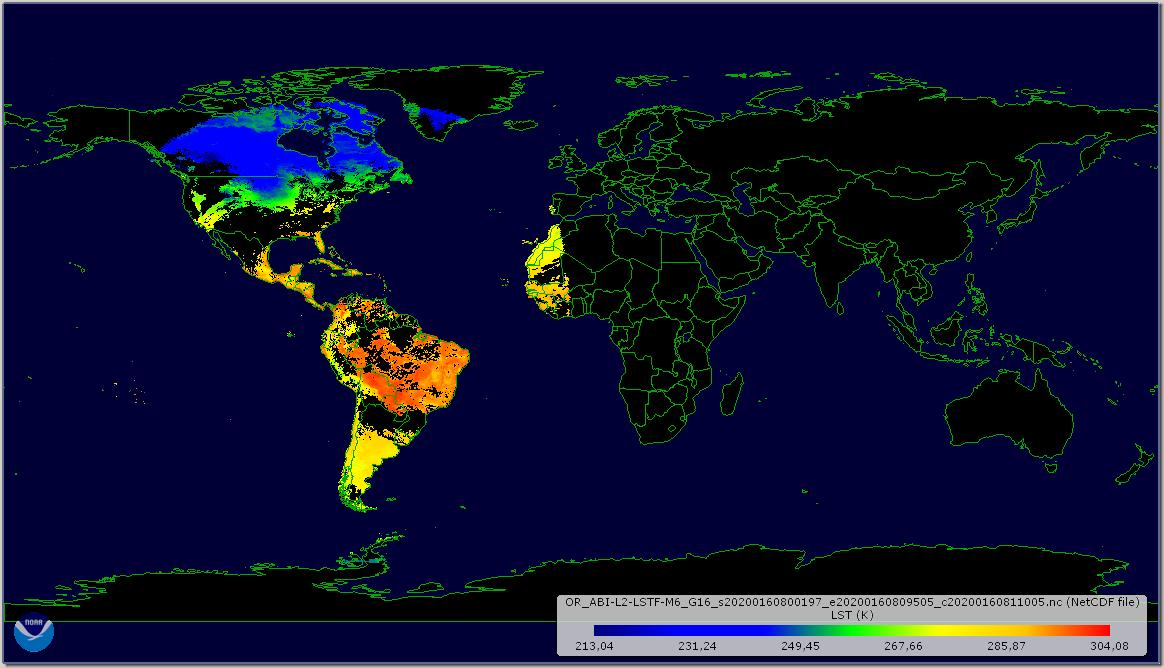
#> input picture Teste LSTF 16 6.jpg.jpg, 1164 x 668 px, found by its file name
$ jupyter execute --allow-errors Processamento_de_imagem.ipynb   (shell and % lines are left out)
#> lines starting #> are read from the running program, lines starting #| are printed output that depends on the picture
# Processamento de Imagens com Python

###**Instalando a biblioteca Pillow**

[cell 1]
import PIL

#### Verificando as versões instaladas

[cell 2]
print('Pillow Version:', PIL.__version__)

###Classe para fazer a manipulação de imagens

[cell 3]
from PIL import Image

###Carregar um imagem a partir do disco

[cell 4]
imagem = Image.open("/content/Teste LSTF 16 6.jpg.jpg")
#> imagem is the input picture: PIL image 1164x668 RGB; mean R, G, B 17.3, 20.8, 51.8

[cell 5]
from google.colab import drive
drive.mount('/content/drive')

###Visualizando a imagem no console do Google Colab

[cell 6]
imagem

###Exibir propriedades da imagem

[cell 7]
#Formato da imagem
print(imagem.format)
#| JPEG

[cell 8]
#Canais de Pixels
print(imagem.mode)
#| RGB

[cell 9]
#imprimindo as dimensões da imagem em pixels
print(imagem.size)
#| (1164, 668)

#### Convertendo Imagens para arrays Numpy

[cell 10]
#importando as bibliotecas para visualização das imagens
from matplotlib import image
from matplotlib import pyplot

[cell 11]
#carregando imagem como um array NumPy

matriz_img = image.imread("/content/Teste LSTF 16 6.jpg.jpg")

[cell 12]
#imprimindo o conteúdo da matriz array NumPy
print(matriz_img)
#> (printed output is left out)

[cell 13]
#exibindo o array de pixels como uma imagem
pyplot.imshow(matriz_img)

###Cortar Imagens (Crop)

[cell 14]
#exibindo o corte a partir das coordenadas especificadas - left, upper, right, and lower

area = (315,290,472,516)
cort_img = imagem.crop(area)
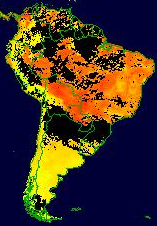
#> cort_img: PIL image 157x226 RGB; mean R, G, B 66.5, 51.6, 37.3
cort_img

###Convertendo imagens

[cell 15]
#convertendo a imagem em escala de cinza

imagem_cinza = cort_img.convert(mode="L")
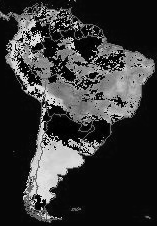
#> imagem_cinza: PIL image 157x226 L; min 0, max 242, mean 54.3
imagem_cinza

[cell 16]
print(imagem_cinza.size)
#| (157, 226)

[cell 17]
imagem_cinza.save("img_cinza.jpg")

#> (a cell that did not finish here is left out)

[cell 19]
import cv2
import numpy as np
img = cv2.imread("/content/img_cinza.jpg")
#> (the rest of this cell did not finish here and is left out)

[cell 20]
print(img)
#| None
